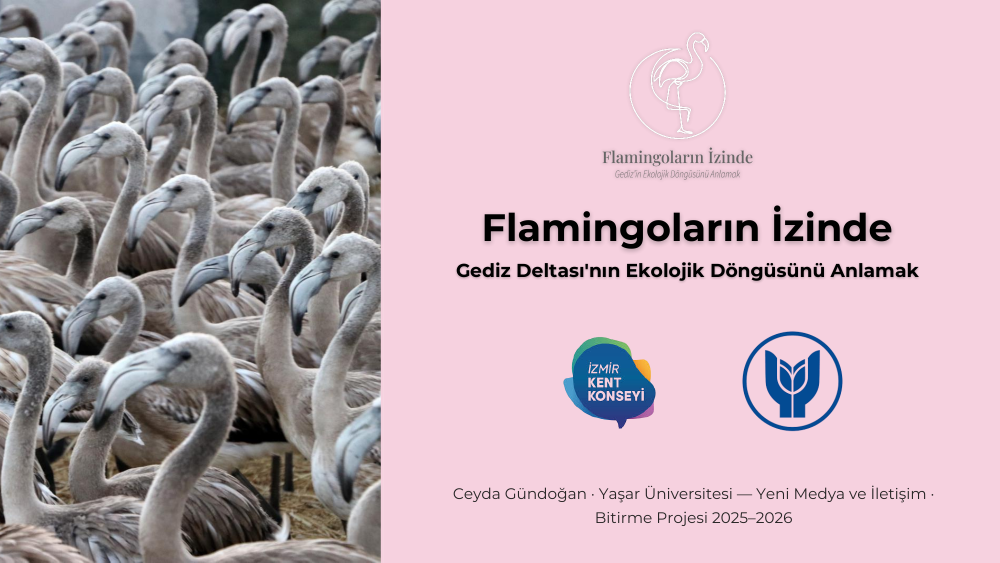
#> input picture grad-projects/assets/covers/flamingolarin-izinde-2-pptx.png, 2000 x 1125 px, found by its file name (shown at 1/2 size); its folder holds 4 pictures in this run
$ python kapak-donustur.py
#> lines starting #> are read from the running program, lines starting #| are printed output that depends on the picture
# -*- coding: utf-8 -*-
"""
Mezuniyet projelerinin kapak görsellerini pavyon dokusuna dönüştürür.

  grad-projects/assets/covers/*.png   →   atlas-varlik/kapak/*.webp

Dosya ADI KORUNUR, yalnız uzantı .webp olur. Pavyon kodu doku yolunu
script.js'teki `cover` alanından bu kuralla türetiyor — arada eşleme
tablosu yok, dolayısıyla kayma da olamaz.

BU BİR DERLEME ADIMI DEĞİL. Elle, kapaklar değiştiğinde çalıştırılır;
çıktı depoya işlenir. derle.py bağımsız kalsın diye ayrı tutuldu
(bu betik Pillow istiyor, derle.py hiçbir şey istemiyor).

Kullanım:  python etkilesim-atlasi/arac/kapak-donustur.py     (depo kökünden)
"""
from PIL import Image
import os, sys

SRC = "grad-projects/assets/covers"
OUT = "atlas-varlik/kapak"
EN  = 1024          # üst sınır; küçük kaynak BÜYÜTÜLMEZ
KALITE = 84
KAGIT = (247, 241, 225)   # saydam alanların altı: kâğıt rengi, saf beyaz değil

def main():
    if not os.path.isdir(SRC):
        sys.exit("bulunamadi: %s  (depo kokunden calistirin)" % SRC)
    os.makedirs(OUT, exist_ok=True)
    gir = cik = 0
    for ad in sorted(os.listdir(SRC)):
        kok, uz = os.path.splitext(ad)
        if uz.lower() not in (".png", ".jpg", ".jpeg"):
            continue
        yol = os.path.join(SRC, ad)
        im = Image.open(yol)
#> im is the input picture: PIL image 2000x1125 RGB; mean R, G, B 192.4, 171, 180.1
        if im.width < 400:                      # 256 px'lik yer tutucu artıklar
            print("atlandi (kucuk): %s" % ad)
            continue
        if im.mode != "RGB":
            bg = Image.new("RGB", im.size, KAGIT)
            bg.paste(im, mask=im.split()[-1] if im.mode == "RGBA" else None)
            im = bg
        w = min(EN, im.width)
#> w = 1024
        im = im.resize((w, round(im.height * w / im.width)), Image.LANCZOS)
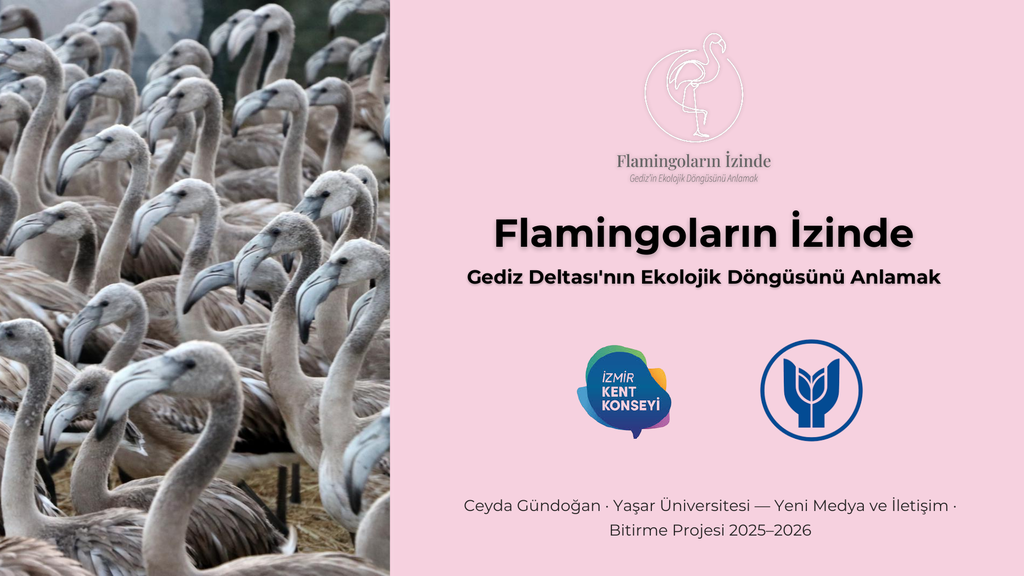
#> im: PIL image 1024x576 RGB; mean R, G, B 192.5, 171.1, 180.1
        hedef = os.path.join(OUT, kok + ".webp")
        im.save(hedef, "WEBP", quality=KALITE, method=6)
        a, b = os.path.getsize(yol), os.path.getsize(hedef)
        gir += a; cik += b
        print("%-34s %4dx%-4d %7.0f kB -> %5.0f kB" % (kok, im.width, im.height, a/1024, b/1024))
#| flamingolarin-izinde-2-pptx        1024x576     1249 kB ->    58 kB
#> pass 2 of the loop in main, `for ad in sorted(os.listdir(SRC)):`:
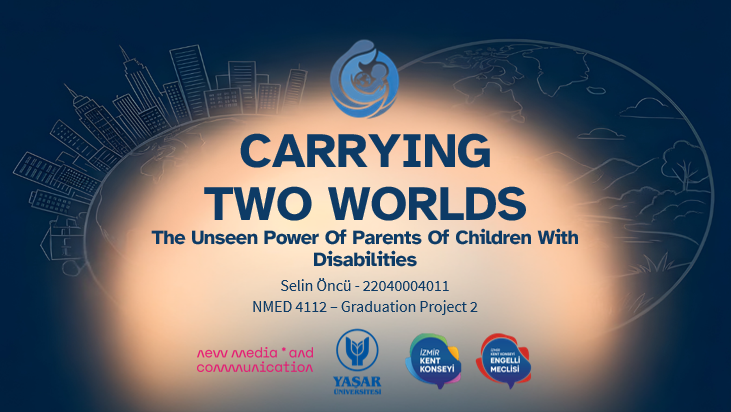
#> input picture grad-projects/assets/covers/iki-dunyayi-tasimak.png, 731 x 412 px, found by its file name
#> in main, im is the input picture: PIL image 731x412 RGBA; mean R, G, B, A 97.9, 100.8, 107.7, 255
#> in main, `bg = Image.new("RGB", im.size, KAGIT)`:
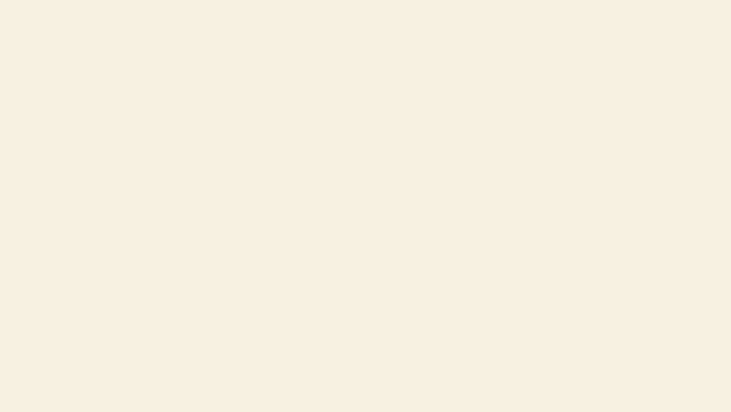
#> bg: PIL image 731x412 RGB; mean R, G, B 247, 241, 225
#| iki-dunyayi-tasimak                 731x412      340 kB ->    34 kB
    print("-" * 68)
    print("%-34s %20.1f MB -> %5.0f kB" % ("TOPLAM", gir/1048576, cik/1024))

if __name__ == "__main__":
    main()
